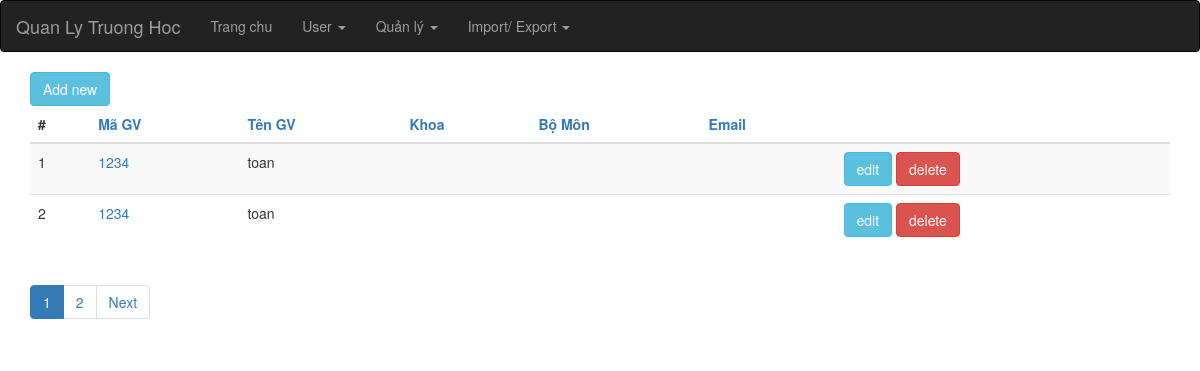
Page /index.php?op=gv_list on the earlier database version.
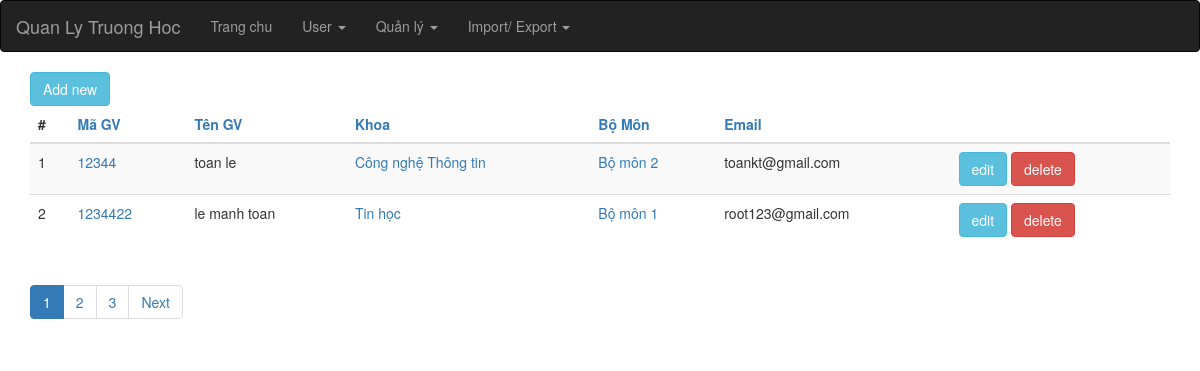
Same page on the later database version.
### tables this page shows
CREATE TABLE IF NOT EXISTS `giang_vien` (
  `id` int(6) unsigned NOT NULL AUTO_INCREMENT,
  `ma_giang_vien` varchar(255) NOT NULL,
  `ho_ten` varchar(255) NOT NULL,
  `khoa_id` int(6) DEFAULT NULL,
  `bo_mon_id` int(6) DEFAULT NULL,
  `email` varchar(255) DEFAULT NULL,
  PRIMARY KEY (`id`)
);

CREATE TABLE IF NOT EXISTS `khoa` (
  `id` int(6) unsigned NOT NULL AUTO_INCREMENT,
  `ten_khoa` varchar(255) NOT NULL,
  PRIMARY KEY (`id`)
);

CREATE TABLE IF NOT EXISTS `bo_mon` (
  `id` int(6) unsigned NOT NULL AUTO_INCREMENT,
  `ten_mon` varchar(255) NOT NULL,
  `mota` text,
  `khoa_id` int(6) DEFAULT NULL,
  PRIMARY KEY (`id`)
);

### index.php (called while the page is built, shortened)
<?php
require_once 'controller/IndexController.php';
$controller = new IndexController();
$controller->handleRequest();
?>

### model/BoMonGateway.php (called while the page is built, shortened)
<?php
class BoMonGateway {
    public function selectAll($order, $start, $limit) {
        $dbOrder =  mysql_real_escape_string($order);
        $dbres = mysql_query("SELECT * FROM bo_mon ORDER BY $dbOrder ASC limit {$start},{$limit}");
        $data = array();
        while ( ($obj = mysql_fetch_object($dbres)) != NULL ) {
            $data[] = $obj;
        }
        return $data;
    }
}
?>

### model/GVGateway.php (called while the page is built, shortened)
<?php
class GVGateway {
    public function allRecord() {
        $dbres = mysql_query("SELECT * FROM giang_vien");
        return mysql_num_rows($dbres);
    }
    public function selectAll($order, $start, $limit) {
        if ( !isset($order) ) {
            $order = "ma_giang_vien";
        }
        $dbOrder =  mysql_real_escape_string($order);
        $dbres = mysql_query("SELECT * FROM giang_vien ORDER BY $dbOrder ASC limit {$start},{$limit}");
        $data = array();
        while ( ($obj = mysql_fetch_object($dbres)) != NULL ) {
            $data[] = $obj;
        }
        return $data;
    }
}
?>

### model/GVService.php (called while the page is built, shortened)
<?php
require_once 'model/GVGateway.php';
class GVService {
    private $index = NULL;
    private $GVGateway    = NULL;
    public function __construct() {
        $this->index = new IndexService();
        $this->GVGateway = new GVGateway();
    }
    public function totalRecord()
    {
        try {
            $this->index->openDb();
            $res = $this->GVGateway->allRecord();
            $this->index->closeDb();
            return $res;
        } catch (Exception $e) {
            $this->index->closeDb();
            throw $e;
        }
    }
    public function getAll($order, $start, $limit) {
        try {
            $this->index->openDb();
            $res = $this->GVGateway->selectAll($order, $start, $limit);
            $this->index->closeDb();
            return $res;
        } catch (Exception $e) {
            $this->index->closeDb();
            throw $e;
        }
    }
}
?>

### model/BoMonService.php (called while the page is built, shortened)
<?php
require_once 'model/BoMonGateway.php';
class BoMonService {
    private $index = NULL;
    private $bomonGateway    = NULL;
    public function __construct() {
        $this->index = new IndexService();
        $this->bomonGateway = new bomonGateway();
    }
    public function getAll($order, $start, $limit) {
        try {
            $this->index->openDb();
            $res = $this->bomonGateway->selectAll($order, $start, $limit);
            $this->index->closeDb();
            return $res;
        } catch (Exception $e) {
            $this->index->closeDb();
            throw $e;
        }
    }
}
?>

### model/KhoaService.php (called while the page is built, shortened)
<?php
require_once 'model/KhoaGateway.php';
class KhoaService {
    private $index = NULL;
    private $khoaGateway    = NULL;
    public function __construct() {
        $this->index = new IndexService();
        $this->khoaGateway = new KhoaGateway();
    }
    public function getAll($order, $start, $limit) {
        try {
            $this->index->openDb();
            $res = $this->khoaGateway->selectAll($order, $start, $limit);
            $this->index->closeDb();
            return $res;
        } catch (Exception $e) {
            $this->index->closeDb();
            throw $e;
        }
    }
}
?>

### model/KhoaGateway.php (called while the page is built, shortened)
<?php
class KhoaGateway {
    public function selectAll($order, $start, $limit) {
        $dbOrder =  mysql_real_escape_string($order);
        $dbres = mysql_query("SELECT * FROM khoa ORDER BY $dbOrder ASC limit {$start},{$limit}");
        $data = array();
        while ( ($obj = mysql_fetch_object($dbres)) != NULL ) {
            $data[] = $obj;
        }
        return $data;
    }
}
?>

### view/giangvien/list.php (the view, shortened to what the changed rows need)
<?php require_once(realpath($_SERVER["DOCUMENT_ROOT"]) .'/school/view/include/header.php');?>
<?php
    $Pagination = new Pagination();
?>
<div class="container">
    <?php if ( count($data) > 0 ) { ?>
    <table class="table table-striped">
        <thead>
        <tr>
            <th>#</th>
            <th><a href="?op=gv_list&orderby=ma_giang_vien">Mã GV</a></th>
            <th><a href="?op=gv_list&orderby=ho_ten">Tên GV</a></th>
            <th><a href="?op=gv_list&orderby=khoa_id">Khoa</a></th>
            <th><a href="?op=gv_list&orderby=bo_mon_id">Bộ Môn</a></th>
            <th><a href="?op=gv_list&orderby=email">Email</a></th>
            <th>&nbsp;</th>
        </tr>
        </thead>
        <tbody>
        <?php $i = 0; foreach ($data as $item): $i++;?>
            <tr>
                <td><?php echo $i;?></td>
                <td><a href="index.php?op=gv_show&id=<?php echo $item->id; ?>"><?php echo $item->ma_giang_vien; ?></a></td>
                <td><?php echo $item->ho_ten?></td>
                <td>
                    <a href="index.php?op=khoa_show&id=<?php echo $item->khoa_id; ?>">
                        <?php foreach ($khoaList as $khoa) {
                            if ( $item->khoa_id == $khoa->id ) {
                                echo $khoa->ten_khoa;
                            }
                        }; ?>
                    </a>
                </td>
                <td>
                    <a href="index.php?op=bomon_show&id=<?php echo $item->bo_mon_id; ?>">
                        <?php foreach ($BMList as $bm) {
                            if ( $item->bo_mon_id == $bm->id ) {
                                echo $bm->ten_mon;
                            }
                        }; ?>
                    </a>
                </td>
                <td><?php echo $item->email; ?></td>
                <td>
                    <a href="index.php?op=gv_edit&id=<?php echo $item->id; ?>" class="btn btn-info">edit</a>
                    <a href="index.php?op=gv_delete&id=<?php echo $item->id; ?>" class="btn btn-danger" onclick="return checkDel()">delete</a>
                </td>
            </tr>
        <?php endforeach; ?>
        </tbody>
    </table>
    <ul class="pagination">
        <?php echo $Pagination->listPages($totalPages); ?>
    </ul>
    <?php } else { ?>
        <h5>Empty list.</h5>
    <?php } ?>
</div>
<?php require_once(realpath($_SERVER["DOCUMENT_ROOT"]) .'/school/view/include/footer.php');?>

### model/Pagination.php (shortened to what the changed rows need)
<?php
class Pagination{
    public $limit = 2;
    protected $_baseUrl;
    public function __construct(){
        $this->_baseUrl = $_SERVER['REQUEST_URI'];
        if (strpos($this->_baseUrl, "_list") !== false) {
            $parts = parse_url($this->_baseUrl);
            parse_str($parts['query'], $query);
            $arrayOp = explode("?", $query['op']);
            $this->_baseUrl = 'index.php?op=' .$arrayOp[0];
        }
    }
    public function start(){
        if(isset($_GET['start'])){
            $start = $_GET['start'];
        }else{
            $start = 0;
        }
        return $start;
    }
    public function totalPages($totalRecord){
        if(isset($_GET['pages'])){
            $totalPages = $_GET['pages'];
        }else{
            $totalPages = ceil($totalRecord/$this->limit);
        }
        return $totalPages;
    }
    public function listPages($totalPages){
        $start = $this->start();
        $limit = $this->limit;
        $listPage = '';
        if($totalPages > 1){
            $current = ($start/$limit) + 1;
            for($i=1;$i<=$totalPages;$i++){
                $newstart = ($i - 1)*$limit;
                if($i == $current){
                    $listPage .= "<li class='active'><span class='current'>".$i."</span></li>";
                }else{
                    $listPage .= "<li><a href='".$this->_baseUrl."?pages=$totalPages&start=$newstart'>".$i."</a></li>";
                }
            }
            if($current != $totalPages){
                $newstart = $start + $limit;
                $listPage .= "<li><a href='".$this->_baseUrl."?pages=$totalPages&start=$newstart'>Next</a></li>";
            }
        }
        return $listPage;
    }
}
?>

Differences in the rows shown:
removed giang_vien: ma_giang_vien "1234", ho_ten "toan"
removed giang_vien: ma_giang_vien "1234", ho_ten "toan"
added giang_vien: ma_giang_vien "12344", ho_ten "toan le", email "toankt@gmail.com"
now on this page (row unchanged): khoa: ten_khoa "Công nghệ Thông tin", shown under "12344"
added bo_mon: ten_mon "Bộ môn 2", shown under "12344"
added giang_vien: ma_giang_vien "1234422", ho_ten "le manh toan", email "root123@gmail.com"
now on this page (row unchanged): khoa: ten_khoa "Tin học", shown under "1234422"
added bo_mon: ten_mon "Bộ môn 1", shown under "1234422"
Other differences:
new list line: "3"
